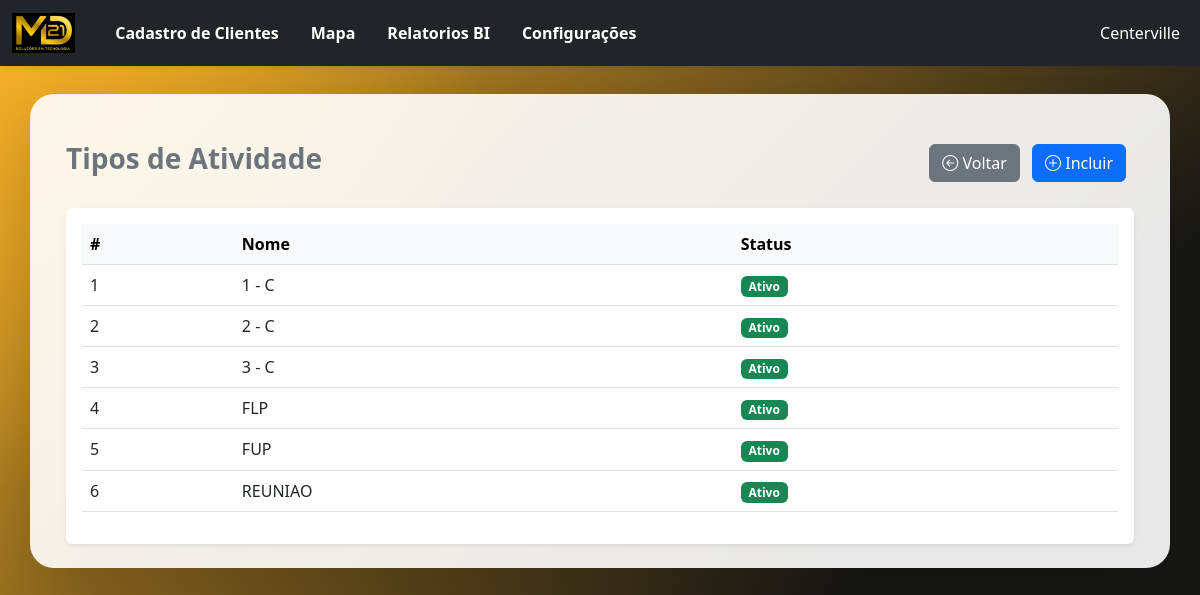
The app's page /configuracoes/tipos-atividade/ (signed in) with its own data.
### core/models.py (models this page shows, shortened)
class TipoCategoriaAtividade(models.Model):
    nome = models.CharField(max_length=100, unique=True)
    ativo = models.BooleanField(default=True)
    class Meta:
        ordering = ["nome"]

### core/views.py (the view)
# urls.py: path("configuracoes/tipos-atividade/", views.tipocategoriaatividade_list, name="tipocategoriaatividade_list"),
def tipocategoriaatividade_list(request):
    tipos = TipoCategoriaAtividade.objects.all().order_by("nome")
    return render(request, "tipocategoriaatividade_list.html", {"tipos": tipos})

### core/templates/tipocategoriaatividade_list.html (shortened to what this page needs)
{% extends "base.html" %}
{% load static %}
{% block content %}
<div class="container mt-4">
    <div class="d-flex justify-content-between align-items-center mb-4">
        <h3 class="fw-bold text-secondary">Tipos de Atividade</h3>
        <div>
            <a href="{% url 'configuracoes' %}" class="btn btn-secondary me-2">
                <i class="bi bi-arrow-left-circle"></i> Voltar
            </a>
            <a href="{% url 'tipocategoriaatividade_novo' %}" class="btn btn-primary me-2">
                <i class="bi bi-plus-circle"></i> Incluir
            </a>
        </div>
    </div>
    <div class="table-responsive shadow-sm bg-white p-3 rounded">
        <table class="table table-hover">
            <thead class="table-light">
                <tr>
                    <th>#</th>
                    <th>Nome</th>
                    <th>Status</th>
                </tr>
            </thead>
            <tbody>
                {% for tipo in tipos %}
                <tr class="linha-tipo-categoria-atividade" data-id="{{ tipo.id }}">
                    <td>{{ forloop.counter }}</td>
                    <td>{{ tipo.nome }}</td>
                    <td>
                        {% if tipo.ativo %}
                            <span class="badge bg-success">Ativo</span>
                        {% else %}
                            <span class="badge bg-secondary">Inativo</span>
                        {% endif %}
                    </td>
                </tr>
                {% empty %}
                <tr>
                    <td colspan="3" class="text-center text-muted">
                        Nenhum tipo de atividade cadastrado.
                    </td>
                </tr>
                {% endfor %}
            </tbody>
        </table>
    </div>
</div>
{% endblock %}

### static/css/base.css (style rules this page uses)
body { background: radial-gradient(circle at top left, rgba(245, 176, 39, 0.88), transparent 34%), linear-gradient(135deg, #f5b027 0%, #171716 72%); min-height: 100vh; }

### records on screen
TipoCategoriaAtividade: nome "1 - C", ativo "Ativo"
TipoCategoriaAtividade: nome "2 - C", ativo "Ativo"
TipoCategoriaAtividade: nome "3 - C", ativo "Ativo"
TipoCategoriaAtividade: nome "FLP", ativo "Ativo"
TipoCategoriaAtividade: nome "FUP", ativo "Ativo"
TipoCategoriaAtividade: nome "REUNIAO", ativo "Ativo"
